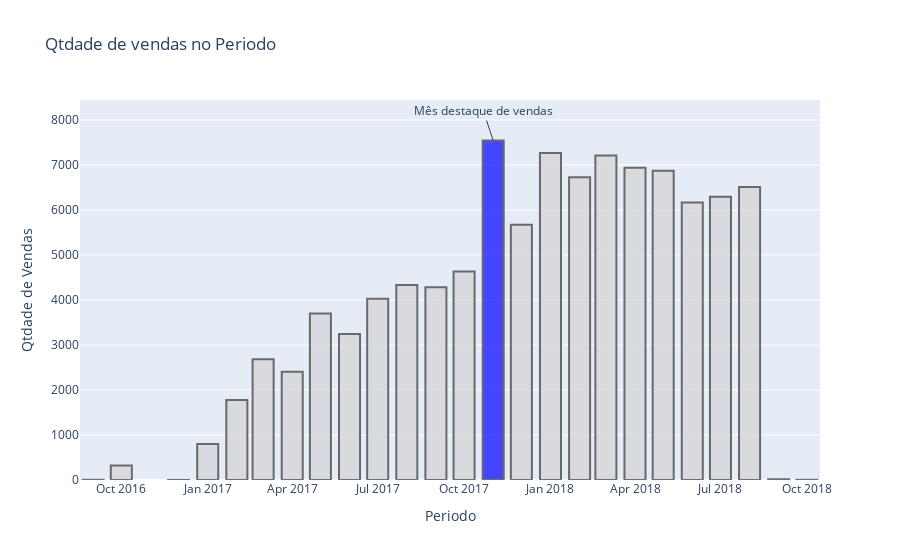

Notebook code cell kept with this figure:
### Code cell
import plotly.offline as py
import plotly.graph_objs as go

data = [go.Bar(x=vendas_mes.index,
               y=vendas_mes.values,
               marker = {'color': cores,
                         'line': {'color': '#333',
                                 'width': 2}
                        },
               opacity= 0.7
              )
       ]

# Criando Layout
configuracoes_layout = go.Layout(title='Qtdade de vendas no Periodo',
                                 yaxis={'title':'Qtdade de Vendas'},
                                 xaxis={'title': 'Periodo'},
                                 # texto na barra de destaque
                                 annotations = [{'text':'Mês destaque de vendas',
                                                'x':mes_maximo_de_vendas,
                                                'y':vendas_mes_max}
                                               ]
                                                                                              
                                )

# Objeto figura

fig = go.Figure(data=data, layout=configuracoes_layout)

# plotando o grafico
py.iplot(fig, filename='Mes destaque de vendas')

### Figure 1 — Plotly figure (JSON) as saved in the notebook; plotly's stock layout.template omitted (floating-point values rounded to 4 significant figures)
{"data": [{"marker": {"color": ["lightgray", "lightgray", "lightgray", "lightgray", "lightgray", "lightgray", "lightgray", "lightgray", "lightgray", "lightgray", "lightgray", "lightgray", "lightgray", "blue", "lightgray", "lightgray", "lightgray", "lightgray", "lightgray", "lightgray", "lightgray", "lightgray", "lightgray", "lightgray", "lightgray"], "line": {"color": "#333", "width": 2}}, "opacity": 0.7, "type": "bar", "x": ["2016-09", "2016-10", "2016-12", "2017-01", "2017-02", "2017-03", "2017-04", "2017-05", "2017-06", "2017-07", "2017-08", "2017-09", "2017-10", "2017-11", "2017-12", "2018-01", "2018-02", "2018-03", "2018-04", "2018-05", "2018-06", "2018-07", "2018-08", "2018-09", "2018-10"], "y": [4, 324, 1, 800, 1780, 2682, 2404, 3700, 3245, 4026, 4331, 4285, 4631, 7544, 5673, 7269, 6728, 7211, 6939, 6873, 6167, 6292, 6512, 16, 4]}], "layout": {"annotations": [{"text": "Mês destaque de vendas", "x": "2017-11", "y": 7544}], "title": {"text": "Qtdade de vendas no Periodo"}, "xaxis": {"title": {"text": "Periodo"}}, "yaxis": {"title": {"text": "Qtdade de Vendas"}}}}
